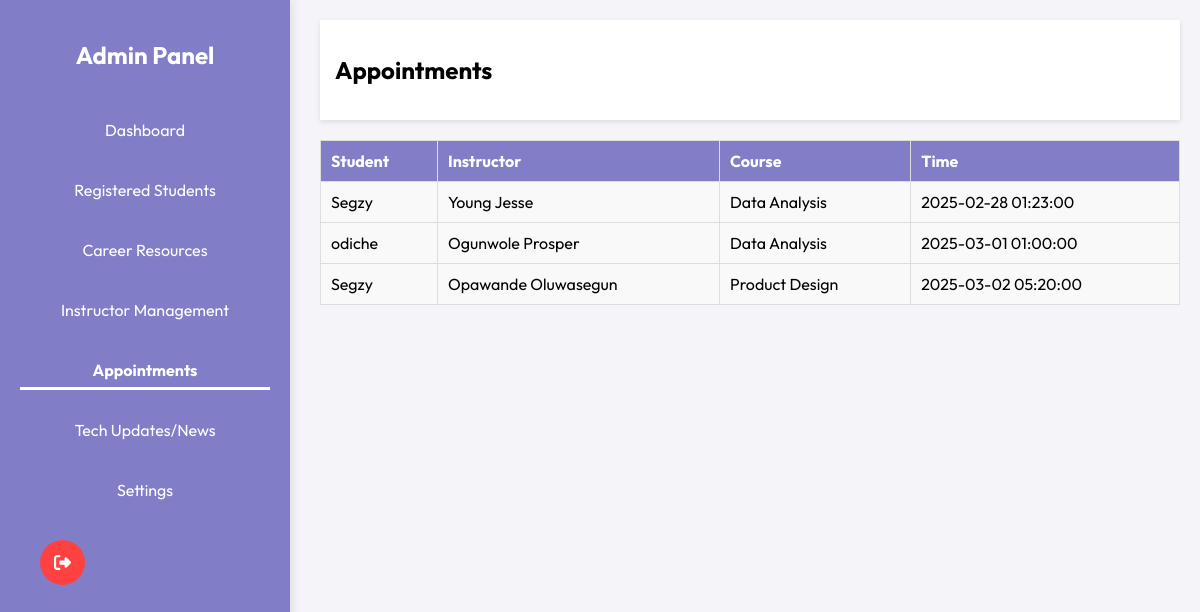
The app's page /Dashboard/AdminPages/appointments.php (signed in) with its own data.
### tables this page shows
CREATE TABLE `appointments` (
  `id` int(11) NOT NULL,
  `student_id` int(11) NOT NULL,
  `instructor_id` int(11) NOT NULL,
  `course_id` int(11) NOT NULL,
  `appointment_time` datetime NOT NULL
);

CREATE TABLE `student` (
  `student_id` int(11) NOT NULL,
  `name` varchar(100) DEFAULT NULL,
  `age` int(11) DEFAULT NULL,
  `gender` varchar(10) DEFAULT NULL,
  `university_email` varchar(100) DEFAULT NULL,
  `email` varchar(100) DEFAULT NULL,
  `phone` varchar(15) DEFAULT NULL,
  `password` varchar(255) NOT NULL,
  `role` varchar(11) NOT NULL
);

CREATE TABLE `instructors` (
  `id` int(11) NOT NULL,
  `name` varchar(255) NOT NULL,
  `phone` varchar(20) NOT NULL,
  `email` varchar(255) NOT NULL
);

CREATE TABLE `courses` (
  `id` int(11) NOT NULL,
  `course_name` varchar(255) NOT NULL,
  `course_image` varchar(255) NOT NULL
);

### Dashboard/AdminPages/appointments.php (the view, shortened to what this page needs)
<?php
require_once '../../LoginPage/conn.php';
$query = "SELECT
            s.name AS student_name,
            i.name AS instructor_name,
            c.course_name,
            a.appointment_time
          FROM appointments a
          JOIN student s ON a.student_id = s.student_id
          JOIN instructors i ON a.instructor_id = i.id
          JOIN courses c ON a.course_id = c.id
          ORDER BY a.appointment_time";
$result = $conn->query($query);
?>
<!DOCTYPE html>
<html lang="en">
<head>
    <link rel="stylesheet" href="../../css/adminstyle.css">
</head>
<body>
    <?php include 'sidebar.php'; ?>
    <div class="main-content">
        <header>
            <h2>Appointments</h2>
        </header>
        <?php if ($result->num_rows > 0): ?>
            <table>
                <tr>
                    <th>Student</th>
                    <th>Instructor</th>
                    <th>Course</th>
                    <th>Time</th>
                </tr>
                <?php while ($row = $result->fetch_assoc()): ?>
                    <tr>
                        <td><?php echo htmlspecialchars($row['student_name']); ?></td>
                        <td><?php echo htmlspecialchars($row['instructor_name']); ?></td>
                        <td><?php echo htmlspecialchars($row['course_name']); ?></td>
                        <td><?php echo htmlspecialchars($row['appointment_time']); ?></td>
                    </tr>
                <?php endwhile; ?>
            </table>
        <?php else: ?>
            <p>No appointments have been set.</p>
        <?php endif; ?>
    </div>
</body>
</html>

### css/adminstyle.css (style rules this page uses)
body { font-family: "Outfit", serif; margin: 0; display: flex; background: #f4f4f9; }
header { background: white; padding: 15px; box-shadow: 0px 2px 5px rgba(0, 0, 0, 0.1); margin-bottom: 20px; }
table { width: 100%; border-collapse: collapse; margin-top: 20px; }
th, td { border: 1px solid #ddd; padding: 10px; text-align: left; }
th { background-color: #817ec7; color: white; }
td { background-color: #f9f9f9; }

### Dashboard/AdminPages/appointments.php (style rules this page uses)
table { width: 100%; border-collapse: collapse; margin-top: 20px; }
table, th, td { border: 1px solid #ddd; padding: 10px; text-align: left; }
th { background-color: #817ec7; color: white; }

### Dashboard/AdminPages/sidebar.php (style rules this page uses)
.main-content { width: 100%; margin-left: 300px; padding: 20px; }

### records on screen
appointments: student.name "Segzy", instructor.name "Young Jesse", course.course_name "Data Analysis", appointment_time "2025-02-28 01:23:00"
appointments: student.name "odiche", instructor.name "Ogunwole Prosper", course.course_name "Data Analysis", appointment_time "2025-03-01 01:00:00"
appointments: student.name "Segzy", instructor.name "Opawande Oluwasegun", course.course_name "Product Design", appointment_time "2025-03-02 05:20:00"
